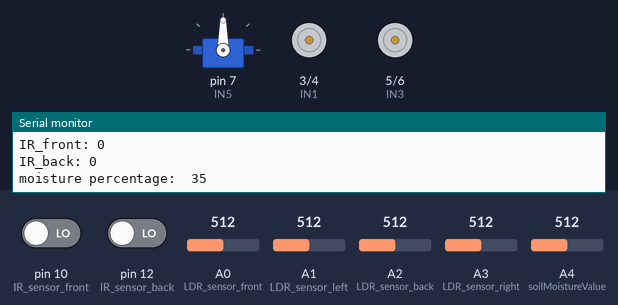
A sketch run on a simulated Arduino Uno, built with avr-gcc and run on an emulated ATmega328P. Shown: servo, motor-driver pin pairs drawn as motors (green arrow = first pin HIGH = forward, orange = second pin HIGH = backward, longer = more drive), the last lines printed to the serial monitor. Inputs (shaded band) come from the test bench; at power-on: A0 (LDR_sensor_front) = 512, A1 (LDR_sensor_left) = 512, A2 (LDR_sensor_back) = 512, A3 (LDR_sensor_right) = 512, A4 (soilMoistureValue) = 512, pin 10 (IR_sensor_front) LOW, pin 12 (IR_sensor_back) LOW.

Above: at 1.8 s.
1.9 s: A0 (LDR_sensor_front) set to 529
At 4.3 s:
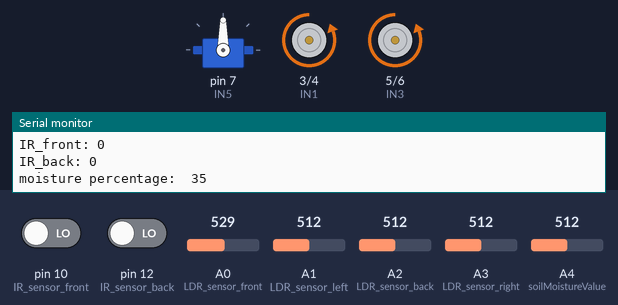
6.1 s: A1 (LDR_sensor_left) set to 522
9.6 s: A1 (LDR_sensor_left) set to 539
At 12.5 s:
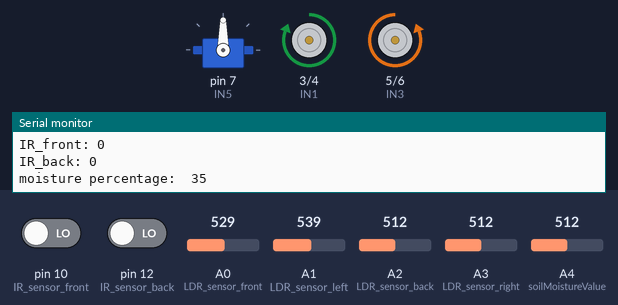
13.8 s: A2 (LDR_sensor_back) set to 555
At 17.3 s:
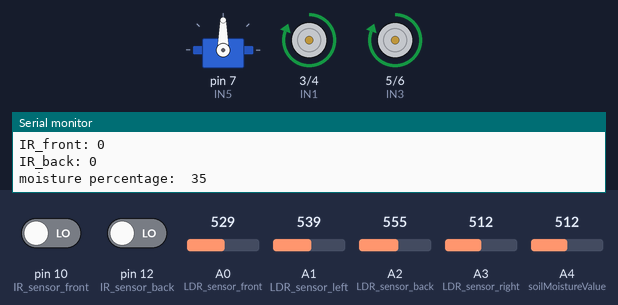
18.0 s: A3 (LDR_sensor_right) set to 716
At 20.5 s:
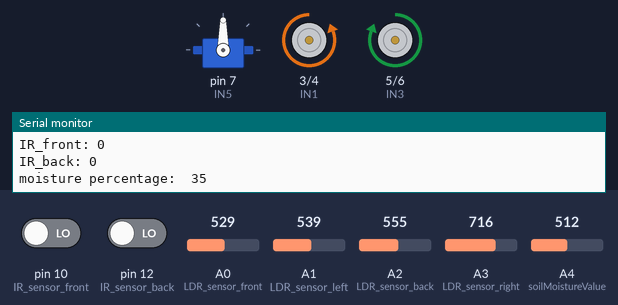
22.2 s: A4 (soilMoistureValue) set to 306
At 23.0 s:
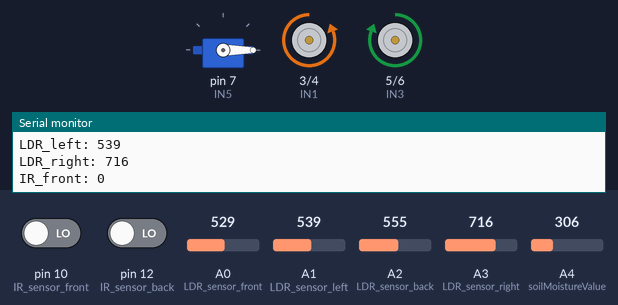
Timing chart, 0 to 24.8 s (numbered marks = the images above; inputs shaded):
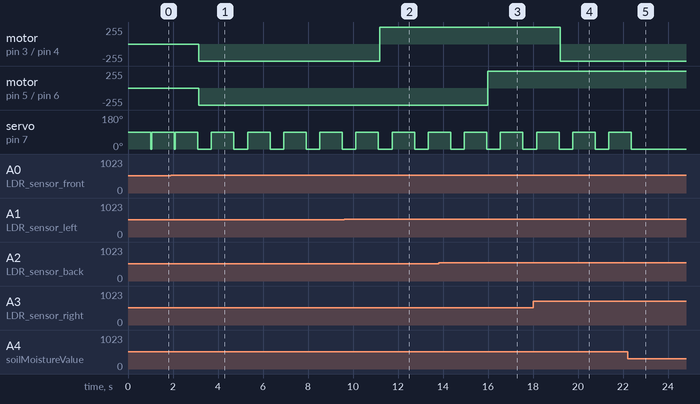

The sketch:

capstone_code.ino
```cpp
#include <Servo.h>

const int AirValue = 600;
const int WaterValue = 350;
int soilmoisturepercent=0;

const int IN1=3; //Input 2 on HBridge
const int IN2=4; //Input 1 on HBridge
const int IN3=5; //Input 3 on HBridge
const int IN4=6; //Input 4 on HBridge

const int IN5=7; //Signal on Servo Motor
Servo waterGate;

const int IR_sensor_front=10; //Output of IR 1
const int IR_sensor_back=12; //Output of IR 3


#define LDR_sensor_front A0
#define LDR_sensor_left A1
#define LDR_sensor_back A2
#define LDR_sensor_right A3

#define soilMoistureValue A4

//#define IR_sensor_front A4
//#define IR_sensor_left A5
//#define IR_sensor_back A6
//#define IR_sensor_right A7

void setup(){

 Serial.begin(9600);
 waterGate.attach(IN5);
 //pinMode

}

void loop(){

  int moisture_value = analogRead(soilMoistureValue);

  int LDR_front = analogRead(LDR_sensor_front);
  int LDR_back = analogRead(LDR_sensor_back);
  int LDR_left = analogRead(LDR_sensor_left);
  int LDR_right = analogRead(LDR_sensor_right);

  int IR_front = digitalRead(IR_sensor_front);
  int IR_back = digitalRead(IR_sensor_back);

  soilmoisturepercent = map(moisture_value, AirValue, WaterValue, 0, 100);

  if(soilmoisturepercent <= 50){

    waterGate.write(90);
    delay(1000);
    waterGate.write(0);

  }

  if (LDR_front > LDR_back && LDR_front > LDR_left && LDR_front > LDR_right){

    check_IR(255); // add function
    delay(50);
    forward(255);
    delay(500);
    Serial.print("FRONT");

  }

  else if (LDR_back > LDR_front && LDR_back > LDR_left && LDR_back > LDR_right){

    check_IR(255); // add function
    delay(50);
    backward(255);
    delay(500);
    Serial.print("BACK");

  }

  else if (LDR_right > LDR_front && LDR_right > LDR_left && LDR_right > LDR_back){

    check_IR(255); // add function
    delay(50);
    rotate_r(255);
    delay(500);
    Serial.print("RIGHT");

  }

  else if (LDR_left > LDR_right && LDR_left > LDR_back && LDR_left > LDR_front){

    check_IR(255); // add function
    delay(50);
    rotate_l(255);
    delay(500);
    Serial.print("LEFT");

  }

  // testing code
  Serial.print("LDR front: ");
  Serial.println(LDR_front);
  Serial.print("LDR_back: ");
  Serial.println(LDR_back);
  Serial.print("LDR_left: ");
  Serial.println(LDR_left);
  Serial.print("LDR_right: ");
  Serial.println(LDR_right);
  Serial.print("IR_front: ");
  Serial.println(IR_front);
  Serial.print("IR_back: ");
  Serial.println(IR_back);
  Serial.print("moisture percentage:  ");
  Serial.println(soilmoisturepercent);
}


void Stop(){
  Serial.begin(9600);//When we want to  Motor To stop ,
  // just void this part on the loop section .
  analogWrite(IN1,0);
  analogWrite(IN2,0);
  analogWrite(IN3,0);
  analogWrite(IN4,0);
}

void rotate_r (int Speed)
{
  //When we want to let Motor To Rotate ,
  // just void this part on the loop section .
  analogWrite(IN1,0);
  analogWrite(IN2,Speed);
  analogWrite(IN3,Speed);
  analogWrite(IN4,0);
}

void rotate_l (int Speed)
{
  //When we want to let Motor To Rotate ,
  // just void this part on the loop section .
  analogWrite(IN1,Speed);
  analogWrite(IN2,0);
  analogWrite(IN3,0);
  analogWrite(IN4,Speed);
}

void backward (int Speed){
  //When we want to let Motor To move forward,
  // just void this part on the loop section .
  analogWrite(IN1,Speed);
  analogWrite(IN2,0);
  analogWrite(IN3,Speed);
  analogWrite(IN4,0);
}

void forward (int Speed){
  //When we want to let Motor To move forward,
  // just void this part on the loop section .
  analogWrite(IN1,0);
  analogWrite(IN2,Speed);
  analogWrite(IN3,0);
  analogWrite(IN4,Speed);
}

void check_IR(int speed){

  int IR_front = digitalRead(IR_sensor_front);
  int IR_back = digitalRead(IR_sensor_back);

  if (IR_front == 1){

    backward(speed);

  }

  else if(IR_back == 1){

    forward(speed);

  }


}
```

Measured:
- the behaviour switches between 512 and 513 on A0 (LDR_sensor_front) (found by bisection; images 0 and 1)
- the behaviour switches between 529 and 530 on A1 (LDR_sensor_left) (found by bisection; images 1 and 2)
- the behaviour switches between 539 and 540 on A2 (LDR_sensor_back) (found by bisection; images 2 and 3)
- after the input at 1.9 s, motor on pin 3 (IN1) / pin 4 (IN2), motor on pin 5 (IN3) / pin 6 (IN4): stopped → backward 255/255 after 1.3 s; servo on pin 7 (IN5): 0° → 90° after 1.8 s, → 0° 1.0 s later, → 90° 0.61 s later
- after the input at 9.6 s, motor on pin 3 (IN1) / pin 4 (IN2): backward 255/255 → forward 255/255 after 1.6 s
- after the input at 13.8 s, motor on pin 5 (IN3) / pin 6 (IN4): backward 255/255 → forward 255/255 after 2.2 s
- after the input at 18.0 s, motor on pin 3 (IN1) / pin 4 (IN2): forward 255/255 → backward 255/255 after 1.2 s
- after the input at 22.2 s, servo on pin 7 (IN5): goes on until 22.4 s, then stays 0°
